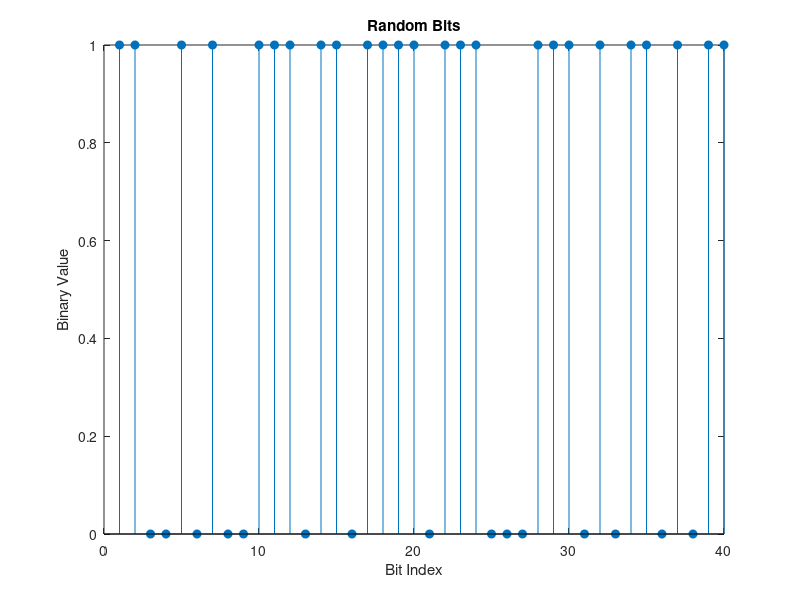
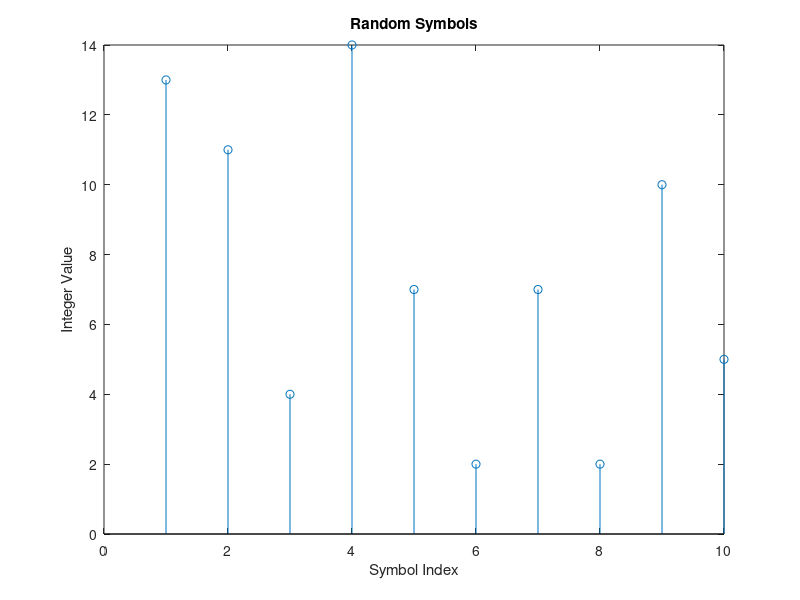
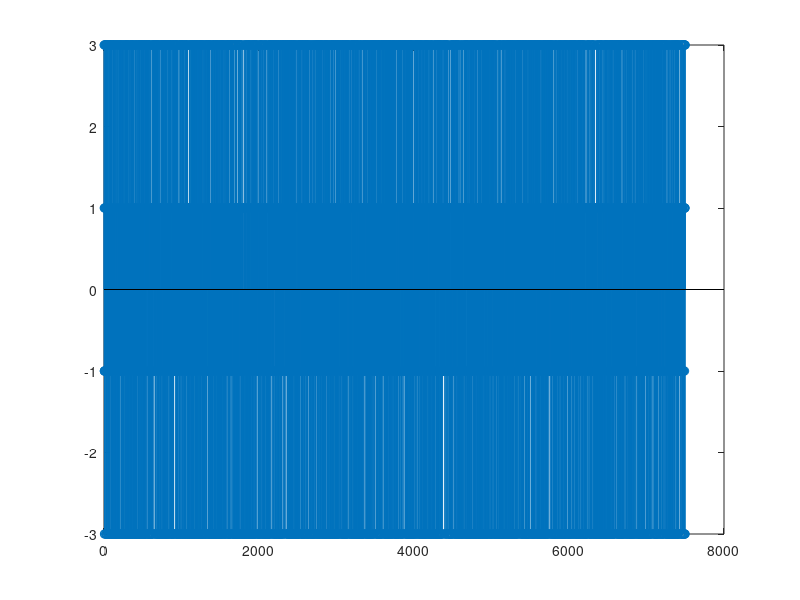

Recreate these plots in MATLAB, in order.
clear
clc
M = 16;                     % Size of signal constellation
k = log2(M);                % Number of bits per symbol
n = 30000;                  % Number of bits to process
numSamplesPerSymbol = 1;    % Oversampling factor
rng default                 % Use default random number generator
dataIn = randi([0 1],n,1);  % Generate vector of binary data
stem(dataIn(1:40),'filled');
title('Random Bits');
xlabel('Bit Index');
ylabel('Binary Value');
dataInMatrix = reshape(dataIn,length(dataIn)/k,k);   % Reshape data into binary k-tuples, k = log2(M)
dataSymbolsIn = bi2de(dataInMatrix);                 % Convert to integers
figure; % Create new figure window.
stem(dataSymbolsIn(1:10));
title('Random Symbols');
xlabel('Symbol Index');
ylabel('Integer Value');
dataMod = qammod(dataSymbolsIn,M,'bin');         % Binary coding, phase offset = 0
dataModG = qammod(dataSymbolsIn,M); % Gray coding, phase offset = 0
figure(3);
stem(dataMod);






